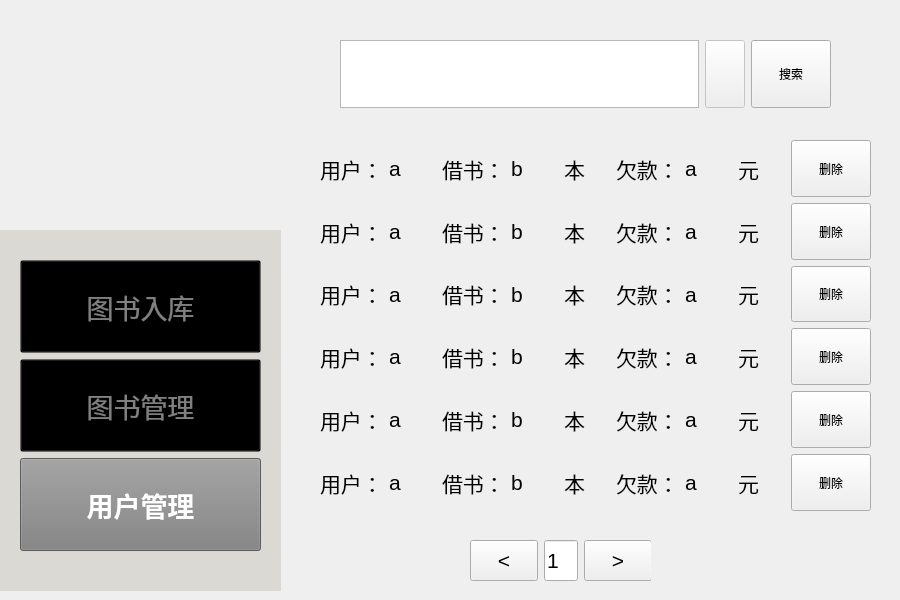
<?xml version="1.0" encoding="UTF-8"?>
<ui version="4.0">
 <class>usemmanagement</class>
 <widget class="QWidget" name="usemmanagement">
  <property name="geometry">
   <rect>
    <x>0</x>
    <y>0</y>
    <width>900</width>
    <height>600</height>
   </rect>
  </property>
  <property name="windowTitle">
   <string>Form</string>
  </property>
  <widget class="QWidget" name="verticalLayoutWidget_3">
   <property name="geometry">
    <rect>
     <x>320</x>
     <y>140</y>
     <width>551</width>
     <height>371</height>
    </rect>
   </property>
   <layout class="QVBoxLayout" name="verticalLayout">
    <item>
     <layout class="QHBoxLayout" name="horizontalLayout_2">
      <item>
       <widget class="QLabel" name="a">
        <property name="font">
         <font>
          <pointsize>16</pointsize>
         </font>
        </property>
        <property name="text">
         <string>用户：</string>
        </property>
       </widget>
      </item>
      <item>
       <widget class="QLabel" name="name">
        <property name="font">
         <font>
          <pointsize>16</pointsize>
         </font>
        </property>
        <property name="text">
         <string>a</string>
        </property>
       </widget>
      </item>
      <item>
       <widget class="QLabel" name="b">
        <property name="font">
         <font>
          <pointsize>16</pointsize>
         </font>
        </property>
        <property name="text">
         <string>借书：</string>
        </property>
       </widget>
      </item>
      <item>
       <widget class="QLabel" name="book">
        <property name="font">
         <font>
          <pointsize>16</pointsize>
         </font>
        </property>
        <property name="text">
         <string>b</string>
        </property>
       </widget>
      </item>
      <item>
       <widget class="QLabel" name="c">
        <property name="font">
         <font>
          <pointsize>16</pointsize>
         </font>
        </property>
        <property name="text">
         <string>本</string>
        </property>
       </widget>
      </item>
      <item>
       <widget class="QLabel" name="d">
        <property name="font">
         <font>
          <pointsize>16</pointsize>
         </font>
        </property>
        <property name="text">
         <string>欠款：</string>
        </property>
       </widget>
      </item>
      <item>
       <widget class="QLabel" name="money">
        <property name="font">
         <font>
          <pointsize>16</pointsize>
         </font>
        </property>
        <property name="text">
         <string>a</string>
        </property>
       </widget>
      </item>
      <item>
       <widget class="QLabel" name="e">
        <property name="font">
         <font>
          <pointsize>16</pointsize>
         </font>
        </property>
        <property name="text">
         <string>元</string>
        </property>
       </widget>
      </item>
      <item>
       <widget class="QPushButton" name="delete_2">
        <property name="sizePolicy">
         <sizepolicy hsizetype="Minimum" vsizetype="Expanding">
          <horstretch>0</horstretch>
          <verstretch>0</verstretch>
         </sizepolicy>
        </property>
        <property name="text">
         <string>删除</string>
        </property>
       </widget>
      </item>
     </layout>
    </item>
    <item>
     <layout class="QHBoxLayout" name="bookList2">
      <item>
       <widget class="QLabel" name="a_2">
        <property name="font">
         <font>
          <pointsize>16</pointsize>
         </font>
        </property>
        <property name="text">
         <string>用户：</string>
        </property>
       </widget>
      </item>
      <item>
       <widget class="QLabel" name="name_2">
        <property name="font">
         <font>
          <pointsize>16</pointsize>
         </font>
        </property>
        <property name="text">
         <string>a</string>
        </property>
       </widget>
      </item>
      <item>
       <widget class="QLabel" name="b_2">
        <property name="font">
         <font>
          <pointsize>16</pointsize>
         </font>
        </property>
        <property name="text">
         <string>借书：</string>
        </property>
       </widget>
      </item>
      <item>
       <widget class="QLabel" name="book_2">
        <property name="font">
         <font>
          <pointsize>16</pointsize>
         </font>
        </property>
        <property name="text">
         <string>b</string>
        </property>
       </widget>
      </item>
      <item>
       <widget class="QLabel" name="c_2">
        <property name="font">
         <font>
          <pointsize>16</pointsize>
         </font>
        </property>
        <property name="text">
         <string>本</string>
        </property>
       </widget>
      </item>
      <item>
       <widget class="QLabel" name="d_2">
        <property name="font">
         <font>
          <pointsize>16</pointsize>
         </font>
        </property>
        <property name="text">
         <string>欠款：</string>
        </property>
       </widget>
      </item>
      <item>
       <widget class="QLabel" name="money_2">
        <property name="font">
         <font>
          <pointsize>16</pointsize>
         </font>
        </property>
        <property name="text">
         <string>a</string>
        </property>
       </widget>
      </item>
      <item>
       <widget class="QLabel" name="e_2">
        <property name="font">
         <font>
          <pointsize>16</pointsize>
         </font>
        </property>
        <property name="text">
         <string>元</string>
        </property>
       </widget>
      </item>
      <item>
       <widget class="QPushButton" name="delete_3">
        <property name="sizePolicy">
         <sizepolicy hsizetype="Minimum" vsizetype="Expanding">
          <horstretch>0</horstretch>
          <verstretch>0</verstretch>
         </sizepolicy>
        </property>
        <property name="text">
         <string>删除</string>
        </property>
       </widget>
      </item>
     </layout>
    </item>
    <item>
     <layout class="QHBoxLayout" name="bookList3">
      <item>
       <widget class="QLabel" name="a_3">
        <property name="font">
         <font>
          <pointsize>16</pointsize>
         </font>
        </property>
        <property name="text">
         <string>用户：</string>
        </property>
       </widget>
      </item>
      <item>
       <widget class="QLabel" name="name_3">
        <property name="font">
         <font>
          <pointsize>16</pointsize>
         </font>
        </property>
        <property name="text">
         <string>a</string>
        </property>
       </widget>
      </item>
      <item>
       <widget class="QLabel" name="b_3">
        <property name="font">
         <font>
          <pointsize>16</pointsize>
         </font>
        </property>
        <property name="text">
         <string>借书：</string>
        </property>
       </widget>
      </item>
      <item>
       <widget class="QLabel" name="book_3">
        <property name="font">
         <font>
          <pointsize>16</pointsize>
         </font>
        </property>
        <property name="text">
         <string>b</string>
        </property>
       </widget>
      </item>
      <item>
       <widget class="QLabel" name="c_3">
        <property name="font">
         <font>
          <pointsize>16</pointsize>
         </font>
        </property>
        <property name="text">
         <string>本</string>
        </property>
       </widget>
      </item>
      <item>
       <widget class="QLabel" name="d_3">
        <property name="font">
         <font>
          <pointsize>16</pointsize>
         </font>
        </property>
        <property name="text">
         <string>欠款：</string>
        </property>
       </widget>
      </item>
      <item>
       <widget class="QLabel" name="money_3">
        <property name="font">
         <font>
          <pointsize>16</pointsize>
         </font>
        </property>
        <property name="text">
         <string>a</string>
        </property>
       </widget>
      </item>
      <item>
       <widget class="QLabel" name="e_3">
        <property name="font">
         <font>
          <pointsize>16</pointsize>
         </font>
        </property>
        <property name="text">
         <string>元</string>
        </property>
       </widget>
      </item>
      <item>
       <widget class="QPushButton" name="delete_4">
        <property name="sizePolicy">
         <sizepolicy hsizetype="Minimum" vsizetype="Expanding">
          <horstretch>0</horstretch>
          <verstretch>0</verstretch>
         </sizepolicy>
        </property>
        <property name="text">
         <string>删除</string>
        </property>
       </widget>
      </item>
     </layout>
    </item>
    <item>
     <layout class="QHBoxLayout" name="bookList4_2">
      <item>
       <widget class="QLabel" name="a_4">
        <property name="font">
         <font>
          <pointsize>16</pointsize>
         </font>
        </property>
        <property name="text">
         <string>用户：</string>
        </property>
       </widget>
      </item>
      <item>
       <widget class="QLabel" name="name_4">
        <property name="font">
         <font>
          <pointsize>16</pointsize>
         </font>
        </property>
        <property name="text">
         <string>a</string>
        </property>
       </widget>
      </item>
      <item>
       <widget class="QLabel" name="b_4">
        <property name="font">
         <font>
          <pointsize>16</pointsize>
         </font>
        </property>
        <property name="text">
         <string>借书：</string>
        </property>
       </widget>
      </item>
      <item>
       <widget class="QLabel" name="book_4">
        <property name="font">
         <font>
          <pointsize>16</pointsize>
         </font>
        </property>
        <property name="text">
         <string>b</string>
        </property>
       </widget>
      </item>
      <item>
       <widget class="QLabel" name="c_4">
        <property name="font">
         <font>
          <pointsize>16</pointsize>
         </font>
        </property>
        <property name="text">
         <string>本</string>
        </property>
       </widget>
      </item>
      <item>
       <widget class="QLabel" name="d_4">
        <property name="font">
         <font>
          <pointsize>16</pointsize>
         </font>
        </property>
        <property name="text">
         <string>欠款：</string>
        </property>
       </widget>
      </item>
      <item>
       <widget class="QLabel" name="money_4">
        <property name="font">
         <font>
          <pointsize>16</pointsize>
         </font>
        </property>
        <property name="text">
         <string>a</string>
        </property>
       </widget>
      </item>
      <item>
       <widget class="QLabel" name="e_4">
        <property name="font">
         <font>
          <pointsize>16</pointsize>
         </font>
        </property>
        <property name="text">
         <string>元</string>
        </property>
       </widget>
      </item>
      <item>
       <widget class="QPushButton" name="delete_5">
        <property name="sizePolicy">
         <sizepolicy hsizetype="Minimum" vsizetype="Expanding">
          <horstretch>0</horstretch>
          <verstretch>0</verstretch>
         </sizepolicy>
        </property>
        <property name="text">
         <string>删除</string>
        </property>
       </widget>
      </item>
     </layout>
    </item>
    <item>
     <layout class="QHBoxLayout" name="bookList4_3">
      <item>
       <widget class="QLabel" name="a_5">
        <property name="font">
         <font>
          <pointsize>16</pointsize>
         </font>
        </property>
        <property name="text">
         <string>用户：</string>
        </property>
       </widget>
      </item>
      <item>
       <widget class="QLabel" name="name_5">
        <property name="font">
         <font>
          <pointsize>16</pointsize>
         </font>
        </property>
        <property name="text">
         <string>a</string>
        </property>
       </widget>
      </item>
      <item>
       <widget class="QLabel" name="b_5">
        <property name="font">
         <font>
          <pointsize>16</pointsize>
         </font>
        </property>
        <property name="text">
         <string>借书：</string>
        </property>
       </widget>
      </item>
      <item>
       <widget class="QLabel" name="book_5">
        <property name="font">
         <font>
          <pointsize>16</pointsize>
         </font>
        </property>
        <property name="text">
         <string>b</string>
        </property>
       </widget>
      </item>
      <item>
       <widget class="QLabel" name="c_5">
        <property name="font">
         <font>
          <pointsize>16</pointsize>
         </font>
        </property>
        <property name="text">
         <string>本</string>
        </property>
       </widget>
      </item>
      <item>
       <widget class="QLabel" name="d_5">
        <property name="font">
         <font>
          <pointsize>16</pointsize>
         </font>
        </property>
        <property name="text">
         <string>欠款：</string>
        </property>
       </widget>
      </item>
      <item>
       <widget class="QLabel" name="money_5">
        <property name="font">
         <font>
          <pointsize>16</pointsize>
         </font>
        </property>
        <property name="text">
         <string>a</string>
        </property>
       </widget>
      </item>
      <item>
       <widget class="QLabel" name="e_5">
        <property name="font">
         <font>
          <pointsize>16</pointsize>
         </font>
        </property>
        <property name="text">
         <string>元</string>
        </property>
       </widget>
      </item>
      <item>
       <widget class="QPushButton" name="delete_6">
        <property name="sizePolicy">
         <sizepolicy hsizetype="Minimum" vsizetype="Expanding">
          <horstretch>0</horstretch>
          <verstretch>0</verstretch>
         </sizepolicy>
        </property>
        <property name="text">
         <string>删除</string>
        </property>
       </widget>
      </item>
     </layout>
    </item>
    <item>
     <layout class="QHBoxLayout" name="bookList4">
      <item>
       <widget class="QLabel" name="a_6">
        <property name="font">
         <font>
          <pointsize>16</pointsize>
         </font>
        </property>
        <property name="text">
         <string>用户：</string>
        </property>
       </widget>
      </item>
      <item>
       <widget class="QLabel" name="name_6">
        <property name="font">
         <font>
          <pointsize>16</pointsize>
         </font>
        </property>
        <property name="text">
         <string>a</string>
        </property>
       </widget>
      </item>
      <item>
       <widget class="QLabel" name="b_6">
        <property name="font">
         <font>
          <pointsize>16</pointsize>
         </font>
        </property>
        <property name="text">
         <string>借书：</string>
        </property>
       </widget>
      </item>
      <item>
       <widget class="QLabel" name="book_6">
        <property name="font">
         <font>
          <pointsize>16</pointsize>
         </font>
        </property>
        <property name="text">
         <string>b</string>
        </property>
       </widget>
      </item>
      <item>
       <widget class="QLabel" name="c_6">
        <property name="font">
         <font>
          <pointsize>16</pointsize>
         </font>
        </property>
        <property name="text">
         <string>本</string>
        </property>
       </widget>
      </item>
      <item>
       <widget class="QLabel" name="d_6">
        <property name="font">
         <font>
          <pointsize>16</pointsize>
         </font>
        </property>
        <property name="text">
         <string>欠款：</string>
        </property>
       </widget>
      </item>
      <item>
       <widget class="QLabel" name="money_6">
        <property name="font">
         <font>
          <pointsize>16</pointsize>
         </font>
        </property>
        <property name="text">
         <string>a</string>
        </property>
       </widget>
      </item>
      <item>
       <widget class="QLabel" name="e_6">
        <property name="font">
         <font>
          <pointsize>16</pointsize>
         </font>
        </property>
        <property name="text">
         <string>元</string>
        </property>
       </widget>
      </item>
      <item>
       <widget class="QPushButton" name="delete_7">
        <property name="sizePolicy">
         <sizepolicy hsizetype="Minimum" vsizetype="Expanding">
          <horstretch>0</horstretch>
          <verstretch>0</verstretch>
         </sizepolicy>
        </property>
        <property name="text">
         <string>删除</string>
        </property>
       </widget>
      </item>
     </layout>
    </item>
   </layout>
  </widget>
  <widget class="QWidget" name="horizontalLayoutWidget">
   <property name="geometry">
    <rect>
     <x>340</x>
     <y>40</y>
     <width>491</width>
     <height>68</height>
    </rect>
   </property>
   <layout class="QHBoxLayout" name="find_check">
    <item>
     <widget class="QTextEdit" name="Book_Name_input"/>
    </item>
    <item>
     <widget class="QPushButton" name="pushButton_3">
      <property name="enabled">
       <bool>false</bool>
      </property>
      <property name="sizePolicy">
       <sizepolicy hsizetype="Preferred" vsizetype="Expanding">
        <horstretch>0</horstretch>
        <verstretch>0</verstretch>
       </sizepolicy>
      </property>
      <property name="styleSheet">
       <string notr="true">QPushButton{backgound-color:transparent;}</string>
      </property>
      <property name="text">
       <string/>
      </property>
     </widget>
    </item>
    <item>
     <widget class="QPushButton" name="pushButton_2">
      <property name="sizePolicy">
       <sizepolicy hsizetype="Maximum" vsizetype="Minimum">
        <horstretch>0</horstretch>
        <verstretch>0</verstretch>
       </sizepolicy>
      </property>
      <property name="text">
       <string>搜索</string>
      </property>
     </widget>
    </item>
   </layout>
  </widget>
  <widget class="QWidget" name="verticalLayoutWidget">
   <property name="geometry">
    <rect>
     <x>0</x>
     <y>230</y>
     <width>281</width>
     <height>361</height>
    </rect>
   </property>
   <layout class="QVBoxLayout" name="mode">
    <item>
     <widget class="QFrame" name="frame">
      <property name="enabled">
       <bool>true</bool>
      </property>
      <property name="acceptDrops">
       <bool>false</bool>
      </property>
      <property name="autoFillBackground">
       <bool>false</bool>
      </property>
      <property name="styleSheet">
       <string notr="true">QFrame {
    background-color: rgb(218,217,211); 
}
</string>
      </property>
      <property name="frameShape">
       <enum>QFrame::Shape::NoFrame</enum>
      </property>
      <property name="frameShadow">
       <enum>QFrame::Shadow::Plain</enum>
      </property>
      <widget class="QWidget" name="verticalLayoutWidget_2">
       <property name="geometry">
        <rect>
         <x>20</x>
         <y>30</y>
         <width>241</width>
         <height>291</height>
        </rect>
       </property>
       <layout class="QVBoxLayout" name="verticalLayout_2">
        <item>
         <widget class="QPushButton" name="PersonalMode_Button">
          <property name="enabled">
           <bool>true</bool>
          </property>
          <property name="sizePolicy">
           <sizepolicy hsizetype="Expanding" vsizetype="Expanding">
            <horstretch>0</horstretch>
            <verstretch>0</verstretch>
           </sizepolicy>
          </property>
          <property name="font">
           <font>
            <pointsize>20</pointsize>
            <bold>false</bold>
           </font>
          </property>
          <property name="focusPolicy">
           <enum>Qt::FocusPolicy::ClickFocus</enum>
          </property>
          <property name="layoutDirection">
           <enum>Qt::LayoutDirection::LeftToRight</enum>
          </property>
          <property name="autoFillBackground">
           <bool>false</bool>
          </property>
          <property name="styleSheet">
           <string notr="true">QPushButton {
    background-color: transparent;
    color: grey;
}
</string>
          </property>
          <property name="text">
           <string>图书入库</string>
          </property>
         </widget>
        </item>
        <item>
         <widget class="QPushButton" name="BookMode_Button">
          <property name="enabled">
           <bool>true</bool>
          </property>
          <property name="sizePolicy">
           <sizepolicy hsizetype="Expanding" vsizetype="Expanding">
            <horstretch>0</horstretch>
            <verstretch>0</verstretch>
           </sizepolicy>
          </property>
          <property name="palette">
           <palette>
            <active>
             <colorrole role="WindowText">
              <brush brushstyle="SolidPattern">
               <color alpha="255">
                <red>128</red>
                <green>128</green>
                <blue>128</blue>
               </color>
              </brush>
             </colorrole>
             <colorrole role="Button">
              <brush brushstyle="SolidPattern">
               <color alpha="0">
                <red>0</red>
                <green>0</green>
                <blue>0</blue>
               </color>
              </brush>
             </colorrole>
             <colorrole role="Text">
              <brush brushstyle="SolidPattern">
               <color alpha="255">
                <red>128</red>
                <green>128</green>
                <blue>128</blue>
               </color>
              </brush>
             </colorrole>
             <colorrole role="ButtonText">
              <brush brushstyle="SolidPattern">
               <color alpha="255">
                <red>128</red>
                <green>128</green>
                <blue>128</blue>
               </color>
              </brush>
             </colorrole>
             <colorrole role="Base">
              <brush brushstyle="SolidPattern">
               <color alpha="0">
                <red>0</red>
                <green>0</green>
                <blue>0</blue>
               </color>
              </brush>
             </colorrole>
             <colorrole role="Window">
              <brush brushstyle="SolidPattern">
               <color alpha="0">
                <red>0</red>
                <green>0</green>
                <blue>0</blue>
               </color>
              </brush>
             </colorrole>
             <colorrole role="PlaceholderText">
              <brush brushstyle="SolidPattern">
               <color alpha="128">
                <red>128</red>
                <green>128</green>
                <blue>128</blue>
               </color>
              </brush>
             </colorrole>
            </active>
            <inactive>
             <colorrole role="WindowText">
              <brush brushstyle="SolidPattern">
               <color alpha="255">
                <red>128</red>
                <green>128</green>
                <blue>128</blue>
               </color>
              </brush>
             </colorrole>
             <colorrole role="Button">
              <brush brushstyle="SolidPattern">
               <color alpha="0">
                <red>0</red>
                <green>0</green>
                <blue>0</blue>
               </color>
              </brush>
             </colorrole>
             <colorrole role="Text">
              <brush brushstyle="SolidPattern">
               <color alpha="255">
                <red>128</red>
                <green>128</green>
                <blue>128</blue>
               </color>
              </brush>
             </colorrole>
             <colorrole role="ButtonText">
              <brush brushstyle="SolidPattern">
               <color alpha="255">
                <red>128</red>
                <green>128</green>
                <blue>128</blue>
               </color>
              </brush>
             </colorrole>
             <colorrole role="Base">
              <brush brushstyle="SolidPattern">
               <color alpha="0">
                <red>0</red>
                <green>0</green>
                <blue>0</blue>
               </color>
              </brush>
             </colorrole>
             <colorrole role="Window">
              <brush brushstyle="SolidPattern">
               <color alpha="0">
                <red>0</red>
                <green>0</green>
                <blue>0</blue>
               </color>
              </brush>
             </colorrole>
             <colorrole role="PlaceholderText">
              <brush brushstyle="SolidPattern">
               <color alpha="128">
                <red>128</red>
                <green>128</green>
                <blue>128</blue>
               </color>
              </brush>
             </colorrole>
            </inactive>
            <disabled>
             <colorrole role="WindowText">
              <brush brushstyle="SolidPattern">
               <color alpha="255">
                <red>128</red>
                <green>128</green>
                <blue>128</blue>
               </color>
              </brush>
             </colorrole>
             <colorrole role="Button">
              <brush brushstyle="SolidPattern">
               <color alpha="0">
                <red>0</red>
                <green>0</green>
                <blue>0</blue>
               </color>
              </brush>
             </colorrole>
             <colorrole role="Text">
              <brush brushstyle="SolidPattern">
               <color alpha="255">
                <red>128</red>
                <green>128</green>
                <blue>128</blue>
               </color>
              </brush>
             </colorrole>
             <colorrole role="ButtonText">
              <brush brushstyle="SolidPattern">
               <color alpha="255">
                <red>128</red>
                <green>128</green>
                <blue>128</blue>
               </color>
              </brush>
             </colorrole>
             <colorrole role="Base">
              <brush brushstyle="SolidPattern">
               <color alpha="0">
                <red>0</red>
                <green>0</green>
                <blue>0</blue>
               </color>
              </brush>
             </colorrole>
             <colorrole role="Window">
              <brush brushstyle="SolidPattern">
               <color alpha="0">
                <red>0</red>
                <green>0</green>
                <blue>0</blue>
               </color>
              </brush>
             </colorrole>
             <colorrole role="PlaceholderText">
              <brush brushstyle="SolidPattern">
               <color alpha="128">
                <red>128</red>
                <green>128</green>
                <blue>128</blue>
               </color>
              </brush>
             </colorrole>
            </disabled>
           </palette>
          </property>
          <property name="font">
           <font>
            <pointsize>20</pointsize>
            <bold>false</bold>
           </font>
          </property>
          <property name="mouseTracking">
           <bool>false</bool>
          </property>
          <property name="acceptDrops">
           <bool>false</bool>
          </property>
          <property name="layoutDirection">
           <enum>Qt::LayoutDirection::LeftToRight</enum>
          </property>
          <property name="autoFillBackground">
           <bool>false</bool>
          </property>
          <property name="styleSheet">
           <string notr="true">QPushButton {
    background-color: transparent;
    color: grey;
}
</string>
          </property>
          <property name="text">
           <string>图书管理</string>
          </property>
         </widget>
        </item>
        <item>
         <widget class="QPushButton" name="FindBookMode_Button">
          <property name="sizePolicy">
           <sizepolicy hsizetype="Expanding" vsizetype="Expanding">
            <horstretch>0</horstretch>
            <verstretch>0</verstretch>
           </sizepolicy>
          </property>
          <property name="font">
           <font>
            <pointsize>20</pointsize>
            <bold>true</bold>
           </font>
          </property>
          <property name="layoutDirection">
           <enum>Qt::LayoutDirection::LeftToRight</enum>
          </property>
          <property name="autoFillBackground">
           <bool>false</bool>
          </property>
          <property name="styleSheet">
           <string notr="true">QPushButton {
    background-color: gray;
    color: white;
}</string>
          </property>
          <property name="text">
           <string>用户管理</string>
          </property>
         </widget>
        </item>
       </layout>
       <zorder>BookMode_Button</zorder>
       <zorder>FindBookMode_Button</zorder>
       <zorder>PersonalMode_Button</zorder>
      </widget>
     </widget>
    </item>
   </layout>
  </widget>
  <widget class="QLabel" name="logo">
   <property name="enabled">
    <bool>true</bool>
   </property>
   <property name="geometry">
    <rect>
     <x>0</x>
     <y>0</y>
     <width>281</width>
     <height>271</height>
    </rect>
   </property>
   <property name="styleSheet">
    <string notr="true">QLabel {
    background-color: transparent;
}
</string>
   </property>
   <property name="frameShape">
    <enum>QFrame::Shape::NoFrame</enum>
   </property>
   <property name="frameShadow">
    <enum>QFrame::Shadow::Plain</enum>
   </property>
   <property name="text">
    <string/>
   </property>
   <property name="pixmap">
    <pixmap resource="Logo.qrc">:/image/Logo.png</pixmap>
   </property>
   <property name="scaledContents">
    <bool>true</bool>
   </property>
   <property name="wordWrap">
    <bool>false</bool>
   </property>
   <property name="openExternalLinks">
    <bool>false</bool>
   </property>
   <property name="textInteractionFlags">
    <set>Qt::TextInteractionFlag::LinksAccessibleByMouse</set>
   </property>
  </widget>
  <widget class="QWidget" name="horizontalLayoutWidget_2">
   <property name="geometry">
    <rect>
     <x>470</x>
     <y>540</y>
     <width>181</width>
     <height>41</height>
    </rect>
   </property>
   <layout class="QHBoxLayout" name="horizontalLayout_3">
    <item>
     <widget class="QPushButton" name="reduce_button">
      <property name="sizePolicy">
       <sizepolicy hsizetype="Minimum" vsizetype="Expanding">
        <horstretch>0</horstretch>
        <verstretch>0</verstretch>
       </sizepolicy>
      </property>
      <property name="font">
       <font>
        <pointsize>16</pointsize>
       </font>
      </property>
      <property name="text">
       <string>&lt;</string>
      </property>
     </widget>
    </item>
    <item>
     <widget class="QLineEdit" name="pages">
      <property name="sizePolicy">
       <sizepolicy hsizetype="Expanding" vsizetype="Expanding">
        <horstretch>0</horstretch>
        <verstretch>0</verstretch>
       </sizepolicy>
      </property>
      <property name="font">
       <font>
        <pointsize>16</pointsize>
       </font>
      </property>
      <property name="layoutDirection">
       <enum>Qt::LayoutDirection::LeftToRight</enum>
      </property>
      <property name="text">
       <string>1</string>
      </property>
     </widget>
    </item>
    <item>
     <widget class="QPushButton" name="raise_button">
      <property name="sizePolicy">
       <sizepolicy hsizetype="Minimum" vsizetype="Expanding">
        <horstretch>0</horstretch>
        <verstretch>0</verstretch>
       </sizepolicy>
      </property>
      <property name="font">
       <font>
        <pointsize>16</pointsize>
       </font>
      </property>
      <property name="text">
       <string>&gt;</string>
      </property>
     </widget>
    </item>
   </layout>
  </widget>
  <zorder>logo</zorder>
  <zorder>verticalLayoutWidget_3</zorder>
  <zorder>horizontalLayoutWidget</zorder>
  <zorder>verticalLayoutWidget</zorder>
  <zorder>horizontalLayoutWidget_2</zorder>
 </widget>
 <resources>
  <include location="Logo.qrc"/>
 </resources>
 <connections/>
</ui>
